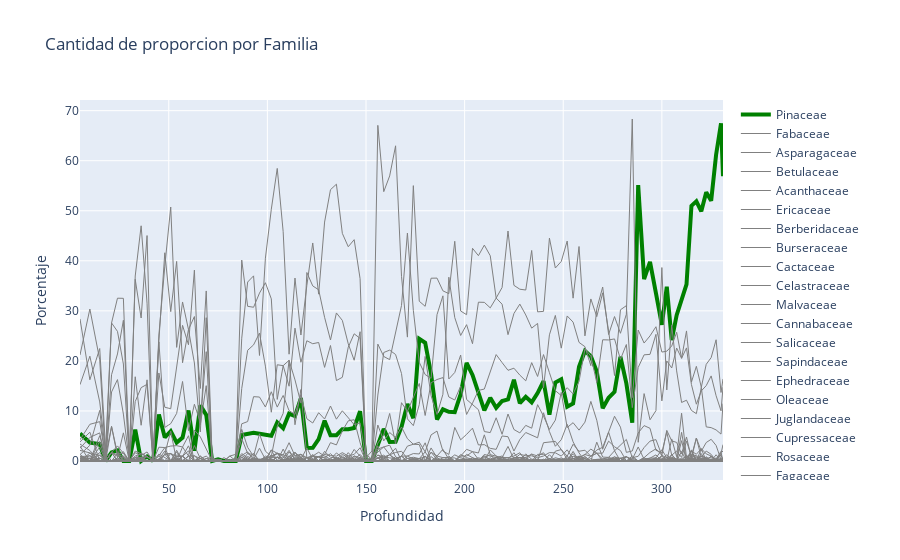

This figure's notebook cell:
### Code cell
fig = go.Figure()
for specie in df_elements_by_famliy["Family"].unique():
    if specie == "Pinaceae":
        fig.add_trace(go.Scatter(x=df_elements_by_famliy[df_elements_by_famliy["Family"] == specie]["Profundidad"], y=df_elements_by_famliy[df_elements_by_famliy["Family"] == specie]["Valor"], name=specie,
                         line = dict(color='green', width=4)))
    else:
        fig.add_trace(go.Scatter(x=df_elements_by_famliy[df_elements_by_famliy["Family"] == specie]["Profundidad"], y=df_elements_by_famliy[df_elements_by_famliy["Family"] == specie]["Valor"], name=specie,
                         line = dict(color='gray', width=1)))

fig.update_layout(title='Cantidad de proporcion por Familia',
                   xaxis_title='Profundidad',
                   yaxis_title='Porcentaje')
fig.show()
